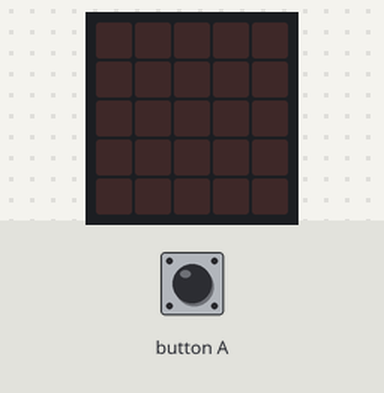
Bench run of a program on a simulated BBC micro:bit (MakeCode). Shown: the board's 5×5 LED display. The test bench sets the inputs (shaded band). Random numbers come from a fixed seed.

Above: at 1.2 s.
1.3 s: button A pressed for 0.15 s
At 1.9 s:
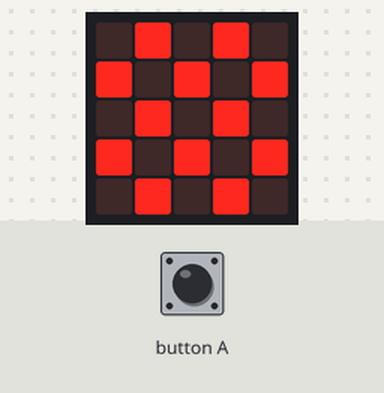
At 2.9 s:
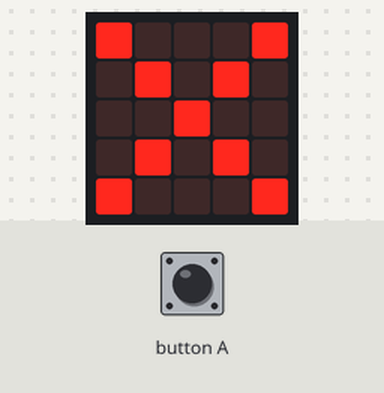
3.5 s: button A pressed 2 times (0.12 s each, 0.3 s apart)
At 6.8 s:
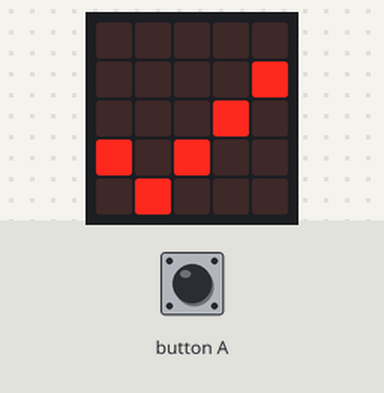
Timing chart, 0 to 8.3 s (numbered marks = the images above; inputs shaded):
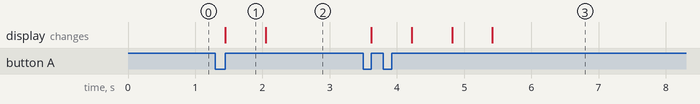

The program:

main.ts
```typescript
input.onButtonPressed(Button.A, function () {
    basic.showIcon(IconNames.Chessboard)
    if (Math.randomBoolean()) {
        basic.showIcon(IconNames.Yes)
    } else {
        basic.showIcon(IconNames.No)
    }
})
```

test.ts
```typescript
// tests go here; this will not be compiled when this package is used as an extension.
```

Measured:
- after the input at 1.3 s, the display: changes after 0.15 s (image 1)
- after the input at 3.5 s, the display: first changes after 0.12 s (image 3 shows a later state)
- what the display in image 1 shows lasts 0.6 s, from 1.5 s to 2.1 s
